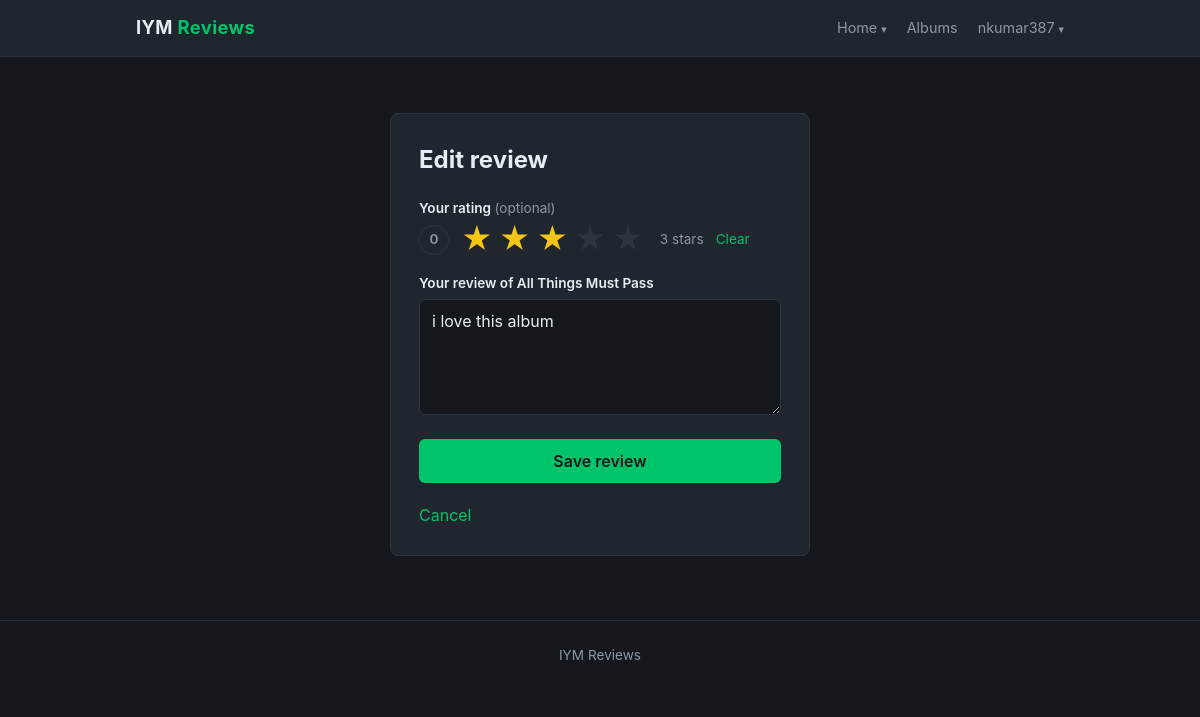
The page /albums/1/review/2/edit/ (signed in) on the database its author committed.
### albums/models.py (models this page shows, shortened)
class Review(models.Model):
    id = models.AutoField(primary_key=True)
    comment = models.CharField(max_length=255)
    date = models.DateTimeField(auto_now_add=True)
    album = models.ForeignKey(Album, on_delete=models.CASCADE)
    user = models.ForeignKey(User, on_delete=models.CASCADE)
    rating = models.PositiveSmallIntegerField(null = True, blank = True)

class Album(models.Model):
    id = models.AutoField(primary_key=True)
    name = models.CharField(max_length=255)
    artist = models.CharField(max_length=255)
    year = models.IntegerField()
    description = models.TextField()
    image = models.ImageField(upload_to='album_image/')

### albums/views.py (the view, shortened to what this page needs)
# urls.py: path('<int:id>/review/<int:review_id>/edit/', views.edit_review, name = 'albums.edit_review'),
@login_required
def edit_review(request, id, review_id):
    review = get_object_or_404(Review, id=review_id)
    if request.user != review.user:
        return redirect('albums.show', id=id)
    if request.method == 'GET':
        template_data = {}
        template_data['title'] = 'Edit Review'
        template_data['review'] = review
        return render(request, 'albums/edit_review.html', {'template_data': template_data})
    else:
        return redirect('albums.show', id=id)

### albums/templates/albums/edit_review.html (shortened to what this page needs)
{% extends 'base.html' %}
{% block content %}
  {% with review=template_data.review %}
    <section class="auth-card">
      <h1>Edit review</h1>
      <form method="POST" action="{% url 'albums.edit_review' id=review.album.id review_id=review.id %}">
        {% include 'albums/star_picker.html' with current=review.rating %}
        <div class="form-field">
          <label for="comment">Your review of {{ review.album.name }}</label>
          <textarea id="comment" name="comment" rows="4" maxlength="255" required>{{ review.comment }}</textarea>
        </div>
        <button type="submit">Save review</button>
      </form>
      <p class="review-prompt"><a href="{% url 'albums.show' id=review.album.id %}">Cancel</a></p>
    </section>
  {% endwith %}
{% endblock %}

### albumrating/templates/base.html (shortened to what this page needs)
<!DOCTYPE html>
<html lang="en">
<head>
</head>
<body>
  <header class="navbar">
    <div class="container">
      <a class="brand" href="{% url 'home.index' %}">IYM <span>Reviews</span></a>
      <nav class="nav-links">
        <div class="dropdown">
          <a href="{% url 'home.index' %}">Home</a>
        </div>
        <a href="{% url 'albums.index' %}">Albums</a>
        {% if user.is_authenticated %}
          <div class="dropdown">
            <a href="{% url 'accounts.logout' %}">{{ user.username }}</a>
          </div>
        {% else %}
          <a href="{% url 'accounts.login' %}">Log in</a>
          <a href="{% url 'accounts.signup' %}">Sign up</a>
        {% endif %}
      </nav>
    </div>
  </header>
  <main class="container">
    {% block content %}{% endblock %}
  </main>
  <footer>
    <div class="container">IYM Reviews</div>
  </footer>
</body>
</html>

### albumrating/templates/base.html (style rules this page uses)
:root { --bg: #14181c; --surface: #1f262d; --border: #2c3440; --text: #e6edf3; --muted: #8b98a5; --accent: #00c46a; }
* { box-sizing: border-box; }
body { margin: 0; background: var(--bg); color: var(--text); font-family: -apple-system, BlinkMacSystemFont, "Segoe UI", Roboto, Helvetica, Arial, sans-serif; line-height: 1.5; }
a { color: inherit; text-decoration: none; }
.container { max-width: 960px; margin: 0 auto; padding: 0 16px; }
.navbar { border-bottom: 1px solid var(--border); background: var(--surface); }
.navbar .container { display: flex; align-items: center; justify-content: space-between; height: 56px; }
.brand { font-size: 1.15rem; font-weight: 700; letter-spacing: 0.02em; }
.brand span { color: var(--accent); }
.nav-links { display: flex; gap: 20px; font-size: 0.9rem; color: var(--muted); }
.dropdown { position: relative; }
.dropdown > a::after { content: "▾"; margin-left: 4px; font-size: 0.75em; }
.auth-card { max-width: 420px; margin: 56px auto 0; padding: 28px; background: var(--surface); border: 1px solid var(--border); border-radius: 8px; }
.auth-card h1 { margin: 0 0 20px; font-size: 1.5rem; }
.form-field { margin-bottom: 18px; }
.form-field label { display: block; margin-bottom: 6px; font-size: 0.85rem; font-weight: 600; }
.form-field input, .form-field textarea { width: 100%; padding: 9px 12px; background: var(--bg); border: 1px solid var(--border); border-radius: 6px; color: var(--text); font: inherit; }
.form-field textarea { resize: vertical; }
.auth-card button { width: 100%; padding: 10px 16px; background: var(--accent); border: 0; border-radius: 6px; color: var(--bg); font: inherit; font-weight: 600; cursor: pointer; }
.review-prompt { margin: 20px 0 0; color: var(--muted); }
.review-prompt a, .review-meta a { color: var(--accent); }
footer { margin-top: 64px; padding: 24px 0; border-top: 1px solid var(--border); text-align: center; font-size: 0.85rem; color: var(--muted); }

### rows shown on the page
Review: rating 3 (drawn), album.name "All Things Must Pass", comment "i love this album"

### other values the page prints
{{ user.username }} "nkumar387"
